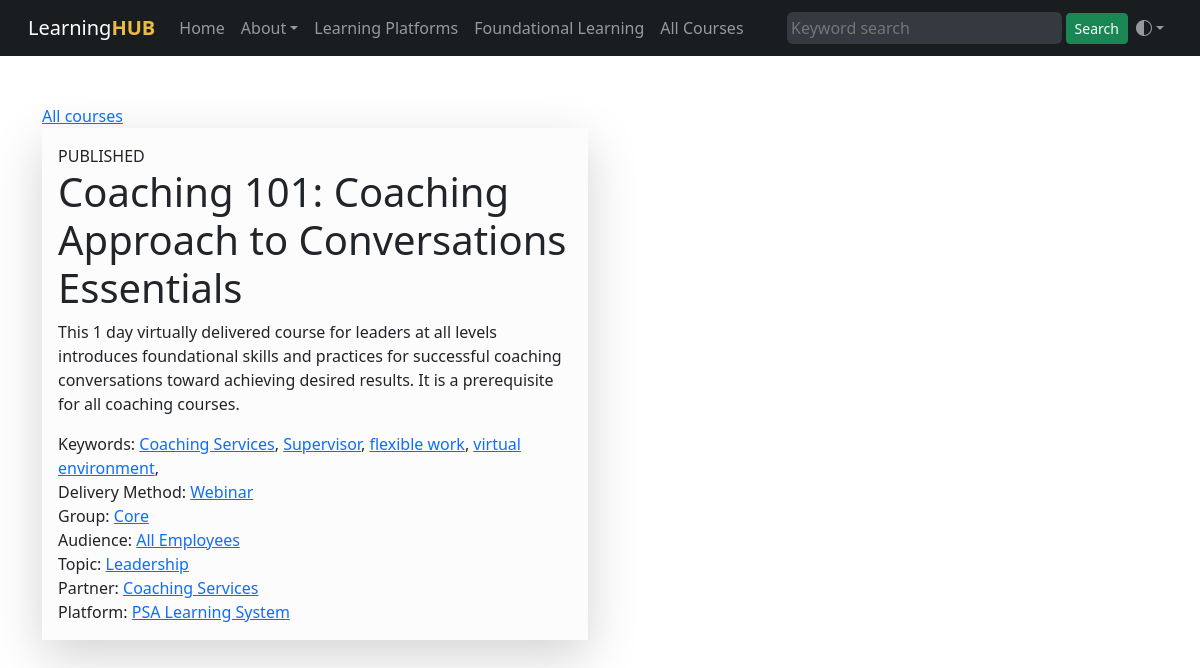
/course.php?cid=24, run on the app's committed database.
### tables this page shows
CREATE TABLE "courses" (
    "id" INTEGER PRIMARY KEY AUTOINCREMENT NOT NULL,
    "status" VARCHAR NOT NULL,
    "sortorder" INTEGER,
    "name" VARCHAR NOT NULL,
    "slug" VARCHAR,
    "description" VARCHAR NOT NULL,
    "created" DATETIME NOT NULL,
    "modified" DATETIME,
    "expiry_date" DATETIME,
    "user_idir" VARCHAR,
    "course_id" INTEGER,
    "weight" INTEGER,
    "url" VARCHAR,
    "search" TEXT,
    "keywords" VARCHAR,
    "refresh_cycle" TEXT,
    "partner_id" INTEGER,
    "platform_id" INTEGER,
    "dmethod_id" INTEGER,
    "group_id" INTEGER,
    "audience_id" INTEGER,
    "topic_id" INTEGER,
    FOREIGN KEY(partner_id) REFERENCES learning_partners(id),
    FOREIGN KEY(platform_id) REFERENCES learning_platforms(id),
    FOREIGN KEY(dmethod_id) REFERENCES delivery_methods(id),
    FOREIGN KEY(group_id) REFERENCES groups(id),
    FOREIGN KEY(audience_id) REFERENCES audiences(id),
    FOREIGN KEY(topic_id) REFERENCES topics(id)
);

CREATE TABLE "delivery_methods" (
    "id" INTEGER PRIMARY KEY AUTOINCREMENT NOT NULL,
    "created" DATETIME,
    "modified" DATETIME,
    "sortorder" INTEGER,
    "name" VARCHAR,
    "slug" VARCHAR,
    "description" VARCHAR,
    "icon" VARCHAR,
    "color" VARCHAR
);

CREATE TABLE "groups" (
    "id" INTEGER PRIMARY KEY AUTOINCREMENT NOT NULL,
    "created" DATETIME,
    "modified" DATETIME,
    "sortorder" INTEGER,
    "name" VARCHAR,
    "slug" VARCHAR,
    "description" VARCHAR,
    "icon" VARCHAR,
    "color" VARCHAR
);

CREATE TABLE "audiences" (
    "id" INTEGER PRIMARY KEY AUTOINCREMENT NOT NULL,
    "created" DATETIME,
    "modified" DATETIME,
    "sortorder" INTEGER,
    "name" VARCHAR,
    "slug" VARCHAR,
    "description" VARCHAR,
    "icon" VARCHAR,
    "color" VARCHAR
);

CREATE TABLE "topics" (
    "id" INTEGER PRIMARY KEY AUTOINCREMENT NOT NULL,
    "created" DATETIME,
    "modified" DATETIME,
    "sortorder" INTEGER,
    "name" VARCHAR,
    "slug" VARCHAR,
    "description" VARCHAR,
    "icon" VARCHAR,
    "color" VARCHAR
);

CREATE TABLE "learning_partners" (
    "id" INTEGER PRIMARY KEY AUTOINCREMENT NOT NULL,
    "created" DATETIME,
    "modified" DATETIME,
    "sortorder" INTEGER,
    "name" VARCHAR,
    "slug" VARCHAR,
    "description" VARCHAR,
    "icon" VARCHAR,
    "logo" VARCHAR,
    "color" VARCHAR,
    "url" VARCHAR,
    "admin_name" VARCHAR,
    "admin_email" VARCHAR
);

CREATE TABLE "learning_platforms" (
    "id" INTEGER PRIMARY KEY AUTOINCREMENT NOT NULL,
    "created" DATETIME,
    "modified" DATETIME,
    "sortorder" INTEGER,
    "name" VARCHAR,
    "slug" VARCHAR,
    "description" VARCHAR,
    "logo" VARCHAR,
    "icon" VARCHAR,
    "color" VARCHAR,
    "url" VARCHAR
);

### course.php (the view)
<?php
$db = new SQLite3('courses.sqlite', SQLITE3_OPEN_CREATE | SQLITE3_OPEN_READWRITE);
$db->enableExceptions(true);
?>
<?php require('template/header.php') ?>
<?php require('template/nav.php') ?>
<div class="container">
<div class="row">
<div class="col-md-6">
<div><a href="courses.php">All courses</a></div>
<?php
$cid = $_GET['cid'] ?? 0;
$sql = 'SELECT
            c.id AS cid,
            c.name AS cname,
            c.status AS cstatus,
            c.description AS cdesc,
            c.keywords AS ckeys,
            dm.id AS dmid,
            dm.name AS dmname,
            g.name AS groupname,
            g.id AS groupid,
            a.name AS audiencename,
            a.id AS audienceid,
            top.name AS topicname,
            top.id AS topicid,
            pa.name AS partnername,
            pa.id AS partnerid,
            plat.name AS platformname,
            plat.id AS platformid
        FROM
            courses c
        JOIN delivery_methods dm ON dm.id = c.dmethod_id
        JOIN groups g ON g.id = c.group_id
        JOIN audiences a ON a.id = c.audience_id
        JOIN topics top ON top.id = c.topic_id
        JOIN learning_partners pa ON pa.id = c.partner_id
        JOIN learning_platforms plat ON plat.id = c.platform_id
        WHERE c.id = ' . $cid . ';';
$statement = $db->prepare($sql);
$result = $statement->execute();
?>
<?php while ($row = $result->fetchArray()): ?>
    <div class="p-3 mb-2 bg-light-subtle shadow-lg">
        <div><?= strtoupper($row['cstatus']) ?></div>
        <h1><?= $row['cname'] ?></h1>
        <div class="mb-3"><?= $row['cdesc'] ?></div>
        <?php if(!empty($row['ckeys'])): ?>
        <?php $keys = explode(',',$row['ckeys']) ?>
        <div>
        Keywords:
        <?php foreach($keys as $k): ?>
        <a href="keyword.php?keyword=<?= $k ?>"><?= $k ?></a>,
        <?php endforeach ?>
        </div>
        <?php endif ?>
        <div>Delivery Method: <a href="filter.php?dmethod=<?= $row['dmid'] ?>"><?= $row['dmname'] ?></a></div>
        <div>Group: <a href="filter.php?group=<?= $row['groupid'] ?>"><?= $row['groupname'] ?></a></div>
        <div>Audience: <a href="filter.php?audience=<?= $row['audienceid'] ?>"><?= $row['audiencename'] ?></a></div>
        <div>Topic: <a href="filter.php?topic[]=<?= $row['topicid'] ?>"><?= $row['topicname'] ?></a></div>
        <div>Partner: <a href="filter.php?partner=<?= $row['partnerid'] ?>"><?= $row['partnername'] ?></a></div>
        <div>Platform: <a href="filter.php?platform=<?= $row['platformid'] ?>"><?= $row['platformname'] ?></a></div>
    </div>
<?php endwhile ?>
</div>
</div>
</div>
</body>
</html>

### data on the page
courses: status "PUBLISHED", name "Coaching 101: Coaching Approach to Conversations Essentials", description "This 1 day virtually delivered course for leaders at all levels introduces foundational skills and practices for successful coaching conversations toward achieving desired results. It is a prerequisite for all coaching courses.", keywords "Coaching Services", keywords "Supervisor", keywords "flexible work", keywords "virtual environment", dmethod.name "Webinar", group.name "Core", audience.name "All Employees", topic.name "Leadership", partner.name "Coaching Services", platform.name "PSA Learning System"
